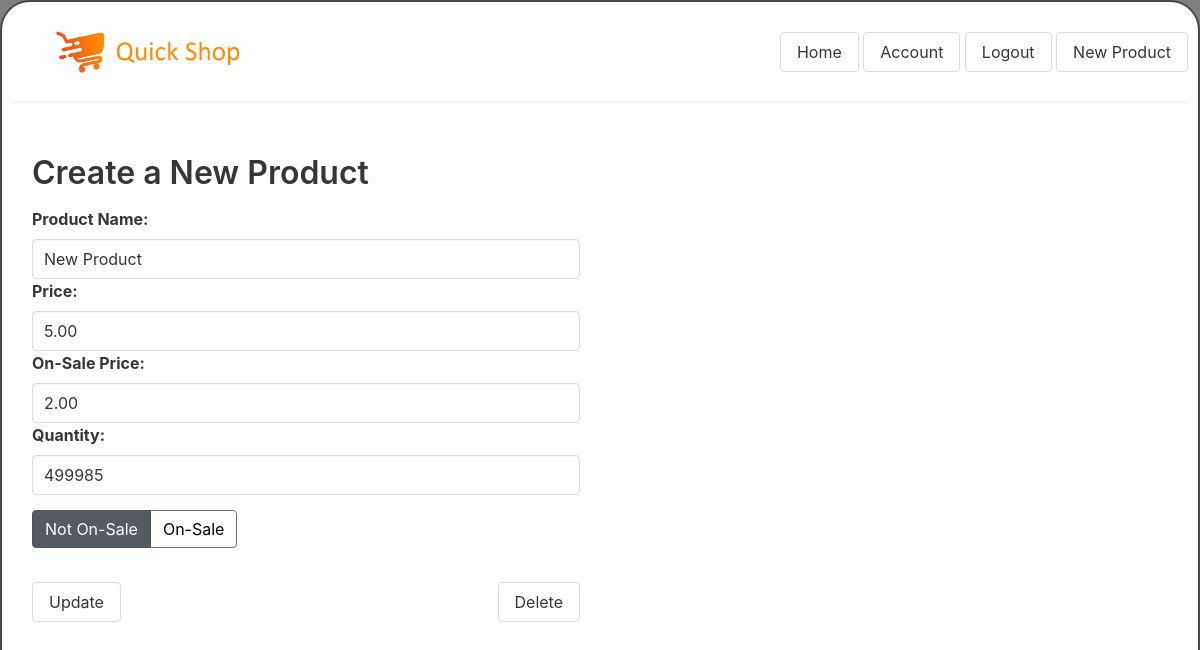
Screenshot of /product/1/edit (signed in) with the database file from the repository.
### personal_project_app/models.py (models this page shows)
class Products(models.Model):
    product_name = models.CharField(max_length=255)
    price = models.DecimalField(max_digits=9, decimal_places=2)
    sale_price = models.DecimalField(max_digits=9, decimal_places=2)
    quantity = models.IntegerField()
    created_at = models.DateTimeField(auto_now_add=True)
    updated_at = models.DateTimeField(auto_now=True)
    on_sale = models.CharField(max_length=50)
    amount_sold = models.IntegerField()
    vendor = models.ForeignKey(User, related_name="products_owned", on_delete = models.CASCADE)
    purchased_by = models.ManyToManyField(User, related_name="items_purchased")
    objects = ProductsManager()

### personal_project_app/views.py (the view)
# urls.py: path('product/<int:product_id>/edit', views.edit),
def edit(request, product_id):
    if 'user_id' not in request.session:
        return redirect('/')
    user = User.objects.get(id=request.session['user_id'])
    product = Products.objects.get(id=product_id)
    context = {
        "user": user,
        "product": product,
    }
    return render(request,'edit_product.html', context)

### personal_project_app/Templates/edit_product.html (shortened to what this page needs)
<!DOCTYPE html>
<html lang="en">
    <head>
        {% load static %}
        <link rel="stylesheet" href="https://stackpath.bootstrapcdn.com/bootstrap/4.3.1/css/bootstrap.min.css">
        <link rel="stylesheet" href="https://cdn.jsdelivr.net/npm/bulma@0.9.3/css/bulma.min.css">
        <link rel="stylesheet" href="{% static 'css/style.css' %}">
    </head>
    <body>
        <div class="logout_button">
            <a href="/home"><button class="button">Home</button></a>
            <a href="/account/{{ user.id }}/view"><button class="button">Account</button></a>
            <a href="/logout"><button class="button">Logout</button></a>
            {% if user.is_vendor == 'True' %}
                <a href="/product/new"><button class="button">New Product</button></a>
            {% endif %}
        </div>
        <header>
            <h1>
                <a href="home"><img src="{% static 'images/company_logo.png' %}"/> </a>
            </h1>
            <hr>
        </header>
        <div class="content">
            <form action="update" method="POST">
                <h1 class="label"> Create a New Product </h1>
                <label for="product_name" class="label">Product Name:</label>
                <input class="input" type="text" name="product_name" id="product_name" value="{{product.product_name}}">
                <label for="price" class="label">Price:</label>
                <input class="input" type="number" name="price" id="price" value="{{product.price}}">
                <label for="sale_price" class="label">On-Sale Price:</label>
                <input class="input" type="number" name="sale_price" id="sale_price" value="{{product.sale_price}}">
                <label for="quantity" class="label">Quantity:</label>
                <input class="input" type="number" name="quantity" id="quantity" value="{{product.quantity}}">
                {% if product.on_sale == 'True' %}
                <div class="radioboxholder">
                    <div class="btn-group btn-group-toggle" data-toggle="buttons">
                    <label for="false" class="btn btn-secondary ">
                    <input type="radio" name="on_sale" id="False" value="False"> Not On-Sale
                    </label>
                    <label for="true" class="btn btn-secondary active">
                    <input type="radio" name="on_sale" id="True" value="True" checked> On-Sale
                    </label>
                    </div>
                </div>
                {% else %}
                <div class="radioboxholder">
                    <div class="btn-group btn-group-toggle" data-toggle="buttons">
                    <label for="false" class="btn btn-secondary active">
                    <input type="radio" name="on_sale" id="False" value="True" > Not On-Sale
                    </label>
                    <label for="true" class="btn btn-secondary">
                    <input type="radio" name="on_sale" id="True" value="True" checked> On-Sale
                    </label>
                    </div>
                </div>
                {% endif %}
                <br>
                <input class="button" type="submit" name="update" id="update" value="Update">
                <a class="destory" style="float:right" href="/product/{{product.id}}/destory"><button class="button destory">Delete</button></a>
            </form>
        </div>
    </body>
</html>

### personal_project_app/static/css/style.css (style rules this page uses)
html { background-color: grey; }
* { margin: 0px; padding: 0px; }
body { margin: 25px; margin: auto; padding: 10px; border-style: solid; border-width: 2px; width: 1200px; min-height: 700px; background-color: white; border-radius: 30px; z-index: -10; }
header h1 { padding-left: 40px; padding-top: 5px; font-size: 30px; }
form { width: 50%; padding:20px; }
a { text-decoration: none; }
.logout_button { float: right; padding-top: 10px; text-decoration: none; }
header h1 img { margin-top: 10px; width: 200px; height: 50px; }
header hr { margin-bottom: 0em; }
.button { margin-top: 10px; }
.radioboxholder { margin-top: 15px; }
.radioboxholder label { background-color: white; color: black; }

### rows the page displays
Products: product_name "New Product", price "5.00", sale_price "2.00", quantity "499985"
